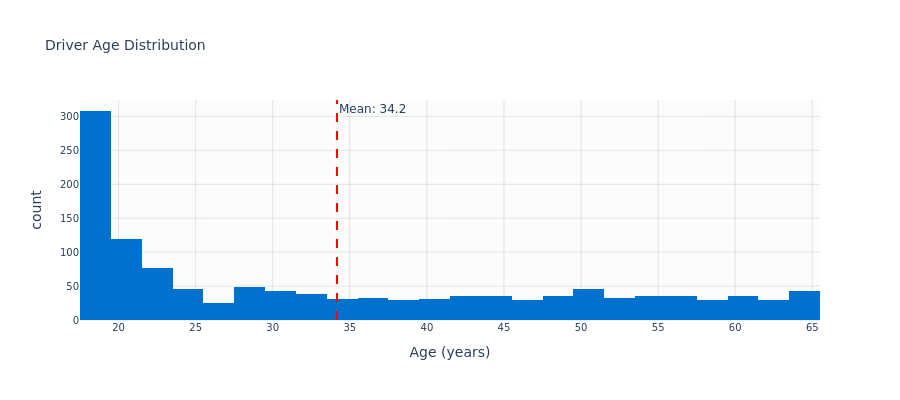

Source (notebook cell):
### Code cell
# Driver Age Distribution
fig = px.histogram(
    driver_features, 
    x='age',
    nbins=25,
    title='Driver Age Distribution',
    labels={'age': 'Age (years)', 'count': 'Number of Drivers'},
    color_discrete_sequence=[PROJECT_THEME['walmart_blue']]
)
fig.add_vline(x=driver_features['age'].mean(), line_dash='dash', line_color='red',
              annotation_text=f"Mean: {driver_features['age'].mean():.1f}")
fig.update_layout(height=400)
apply_project_theme(fig)
fig.show()

### Figure 1 — Plotly figure (JSON) as saved in the notebook; plotly's stock layout.template omitted (floating-point values rounded to 4 significant figures; data arrays with more than 128 entries replaced by an {"elided": "..."} marker saying what was removed)
{"data": [{"bingroup": "x", "hovertemplate": "Age (years)=%{x}<br>count=%{y}<extra></extra>", "legendgroup": "", "marker": {"color": "#0071CE", "pattern": {"shape": ""}}, "name": "", "nbinsx": 25, "orientation": "v", "showlegend": false, "type": "histogram", "x": {"elided": "1247 int values"}, "xaxis": "x", "yaxis": "y"}], "layout": {"annotations": [{"showarrow": false, "text": "Mean: 34.2", "x": 34.17, "xanchor": "left", "xref": "x", "y": 1, "yanchor": "top", "yref": "y domain"}], "barmode": "relative", "font": {"family": "DejaVu Sans, Arial, sans-serif", "size": 12}, "height": 400, "hoverlabel": {"bgcolor": "white", "font": {"family": "DejaVu Sans, Arial, sans-serif", "size": 10}}, "legend": {"tracegroupgap": 0}, "paper_bgcolor": "white", "plot_bgcolor": "rgba(248, 249, 250, 0.5)", "shapes": [{"line": {"color": "red", "dash": "dash"}, "type": "line", "x0": 34.17, "x1": 34.17, "xref": "x", "y0": 0, "y1": 1, "yref": "y domain"}], "title": {"font": {"size": 14}, "text": "Driver Age Distribution"}, "xaxis": {"anchor": "y", "domain": [0, 1], "gridcolor": "rgba(128, 128, 128, 0.2)", "gridwidth": 1, "showgrid": true, "tickfont": {"size": 10}, "title": {"text": "Age (years)"}}, "yaxis": {"anchor": "x", "domain": [0, 1], "gridcolor": "rgba(128, 128, 128, 0.2)", "gridwidth": 1, "showgrid": true, "tickfont": {"size": 10}, "title": {"text": "count"}}}}
